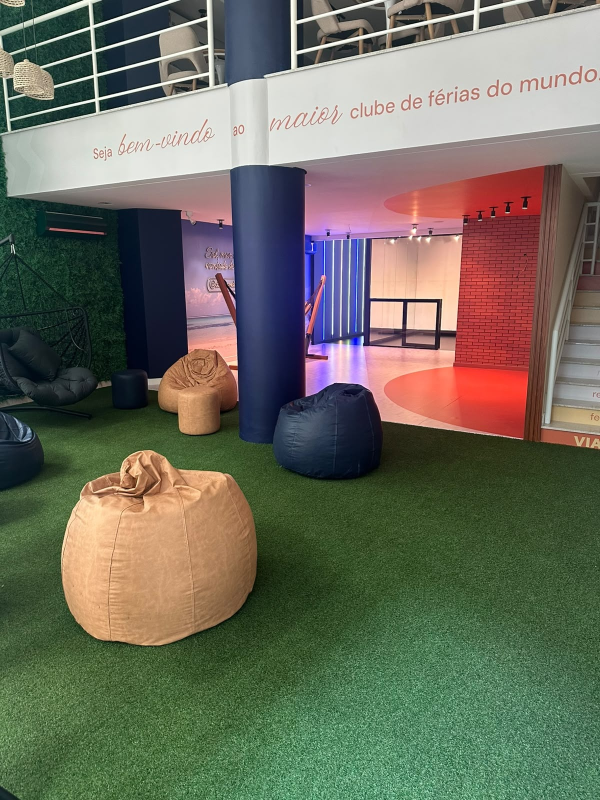
#> input picture automacao/planob/hotel/foto_lounge.jpg, 1200 x 1600 px (shown at 1/2 size)
$ python -i reel_imagens.py   (imports and definitions only)
#> lines starting #> are read from the running program, lines starting #| are printed output that depends on the picture
"""Reel a partir de FOTOS (reais ou geradas no ChatGPT): movimento de camera lento (Ken Burns),
legendas elegantes, tela final com logo, cortes no ritmo da musica.
uso: python3 reel_imagens.py config.json saida.mp4
config: {"musica": "faixa.mp3", "musica_inicio": 0, "duracao_cena": 4.0,
         "cenas": [{"img": "foto1.jpg", "chamada": "01 · TITULO PEQUENO", "titulo": "Linha 1|Linha 2", "zoom": "in"}],
         "frase_final": "...", "sub_final": "..."}
"""
import json, subprocess, sys, os
from PIL import Image, ImageDraw, ImageFilter, ImageEnhance
sys.path.insert(0, os.path.dirname(os.path.abspath(__file__)))
from marca import carregar, fonte, titulo_fonte, espacado, W, H

FPS, T = 30, 0.6

def prep(src, out):
#> called with out = 'out.png'
    im = Image.open(src).convert('RGB')
#> im is the input picture: PIL image 1200x1600 RGB; mean R, G, B 107.6, 108.5, 93.4
    r = max(W * 1.18 / im.width, H * 1.18 / im.height)
#> r = 1.42
    im = im.resize((round(im.width * r), round(im.height * r)), Image.LANCZOS)
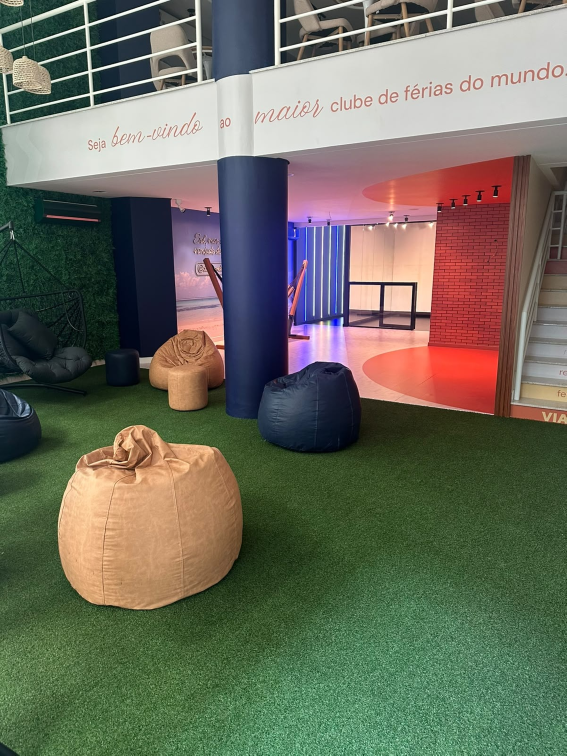
#> im: PIL image 1699x2266 RGB (shown at 1/3 size); mean R, G, B 107.6, 108.5, 93.4
    im = ImageEnhance.Contrast(im).enhance(1.05); im = ImageEnhance.Color(im).enhance(0.95)
    im = im.filter(ImageFilter.UnsharpMask(radius=2, percent=55, threshold=2))
    x = (im.width - round(W * 1.18)) // 2; y = (im.height - round(H * 1.18)) // 2
#> after `x = (im.width - round(W * 1.18)) // 2`: x = 212
#> after `y = (im.height - round(H * 1.18)) // 2`: y = 0
    im.crop((x, y, x + round(W * 1.18), y + round(H * 1.18))).save(out, quality=95)
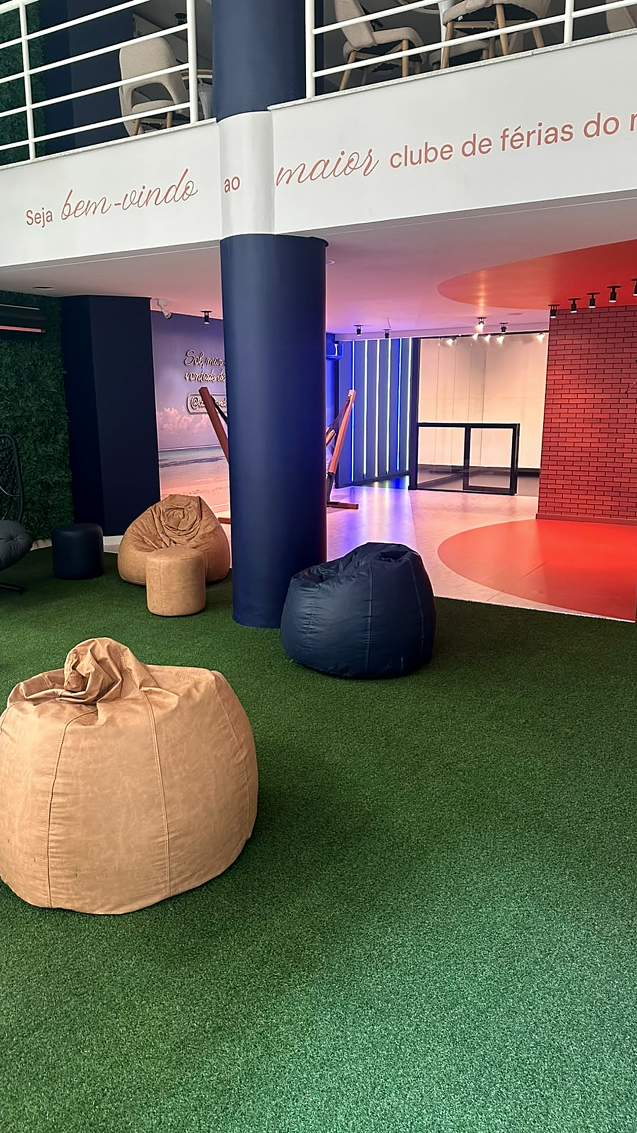
#> saved as out.png: PIL image 1274x2266 RGB (shown at 1/2 size); mean R, G, B 113, 110.2, 96.5

# [83 lines left out: functions legenda, tela_final, batidas, main, not called in this run]

# [2 lines not run here, left out]

>>> result = prep('../../automacao/planob/hotel/foto_lounge.jpg', 'out.png')

$ run again, on automacao/planob/hotel/foto_redario.jpg
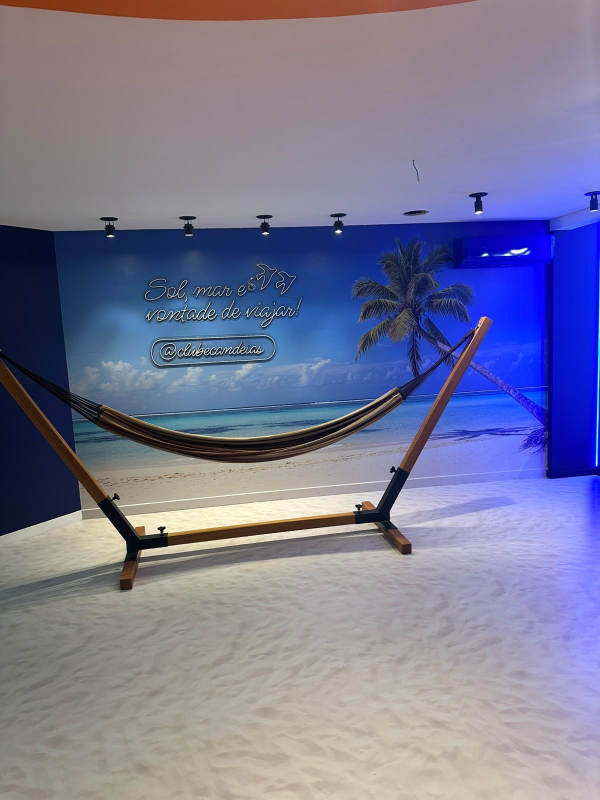
#> input picture automacao/planob/hotel/foto_redario.jpg, 1200 x 1600 px (shown at 1/2 size)
#> in prep, im is the input picture: PIL image 1200x1600 RGB; mean R, G, B 121.5, 121.3, 149.6
#> in prep, `im.crop((x, y, x + round(W * 1.18), y + round(H * 1.18))).save(out, qu..`:
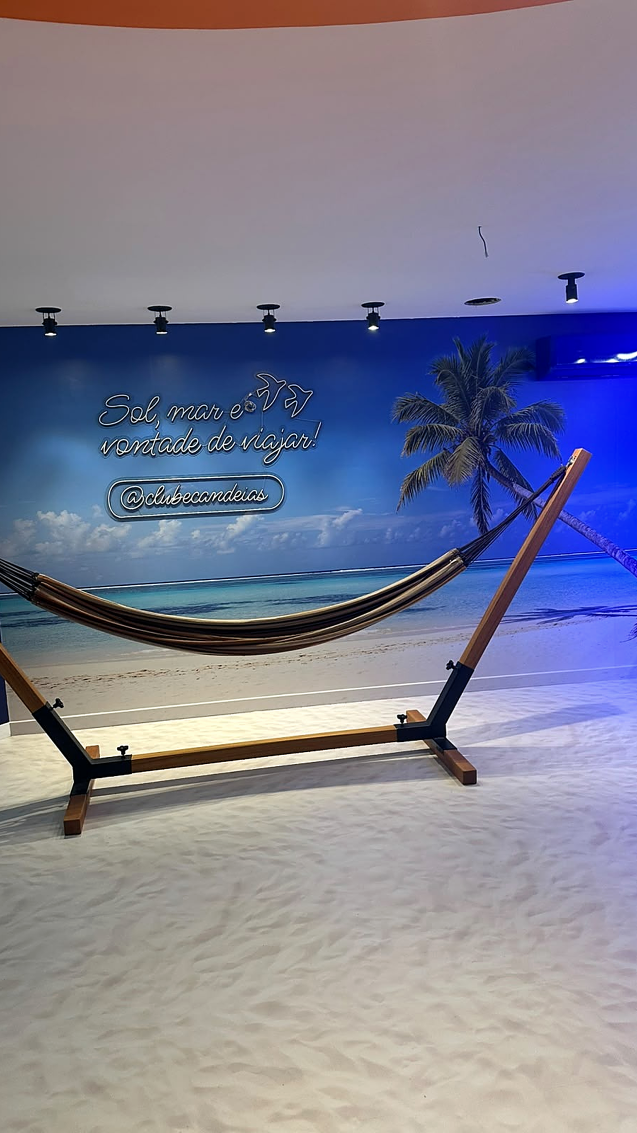
#> saved as out.png: PIL image 1274x2266 RGB (shown at 1/2 size); mean R, G, B 128.6, 128.5, 148.2
